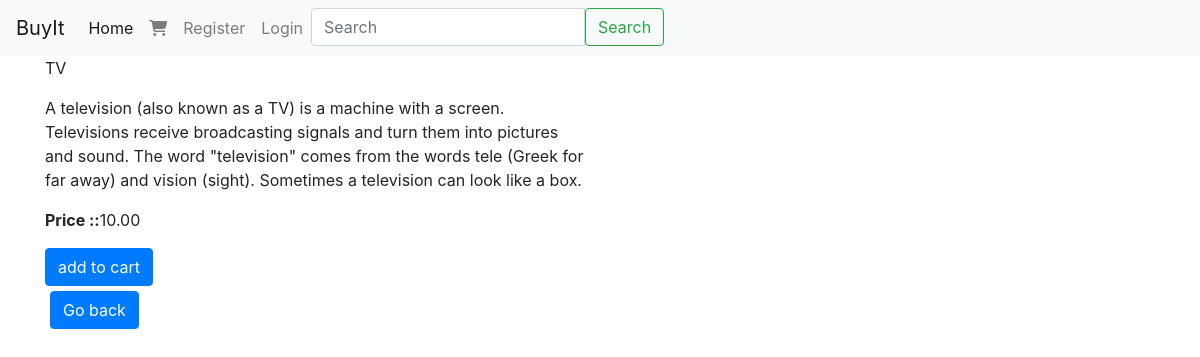
Screenshot of /product/products/Tv/ with the database file from the repository.
### products/models.py (models this page shows, shortened)
class Product(models.Model):
    title=models.CharField(max_length=250)
    description=models.TextField()
    price=models.DecimalField(decimal_places=2,max_digits=5)
    image=models.FileField(upload_to='products/',blank=True,null=True)
    slug=models.SlugField(unique=True)

### products/views.py (the view, shortened to what this page needs)
# urls.py: re_path(r'^products/(?P<slug>[\w-]+)/$',ProductSlugDetailView.as_view(), name='product_detail'),
class ProductSlugDetailView(generic.DetailView):
    model = Product
    def get_object(self,*args,**kwargs):
        request=self.request
        slug=self.kwargs.get('slug')
        try:
            instance=Product.objects.get(slug=slug)
        except Product.DoesNotExist:
            raise Http404('not found..........')
        except Product.MultipleObjectsReturned:
            qs=Product.objects.filter(slug=slug)
            instance=qs.first()
        return instance
    def get_context_data(self, **kwargs):
         context = super(ProductSlugDetailView, self).get_context_data(**kwargs)
         cart_obj,new_obj=Cart.objects.new_or_get(self.request)
         context['cart']=cart_obj
         return context

### cart/models.py (called while the page is built)
def pre_save_cart_reciever(sender,instance,*args,**kwargs):
    instance.total=instance.sub_total+10

    def new_or_get(self,request):
        cart_id = request.session.get('cart_id', None)
        qs = self.get_queryset().filter(id=cart_id)
        if qs.count() == 1:
            new_obj=False
            cart_obj = qs.first()
            if request.user.is_authenticated and cart_obj.user is None:
                cart_obj.user = request.user
                cart_obj.save()
        else:
            cart_obj = self.new(user=request.user)
            new_obj=True
            request.session['cart_id'] = cart_obj.id
        return cart_obj,new_obj

    def new(self,user=None):
        user_obj=None
        if user is not None:
            if user.is_authenticated:
                user_obj=user
        return  self.model.objects.create(user=user_obj)

### orders/models.py (called while the page is built)
def post_save_cart_total(sender,instance,created,*args,**kwargs):
    if not created:
        cart_obj=instance
        cart_total=cart_obj.total
        cart_id=cart_obj.id
        qs= Order.objects.filter(cart_id=cart_id)
        if qs.count()==1:
            order_obj=qs.first()
            order_obj.update_total()

### products/templates/products/product_detail.html (shortened to what this page needs)
{%extends 'base.html'%}
{%block content%}
<div class="row">
    <div class="col-12 col-md-6">
        <p>{{product.title}}</p>
    </div>
</div>
<div class="row">
    <div class="col-12 col-md-6">
        <p>{{object.description}}</p>
        <p> <strong>Price ::</strong>{{object.price}}</p>
    </div>
</div>
<div class="row">
    <div class="col-12 col-md-6">
        {%include 'products/update-cart.html' with product=object cart=cart%} <a href="{%url 'product_list'%}" class="btn btn-primary" style="margin:5px;">Go back</a>
    </div>
</div>
{%endblock%}

### rows the page displays
Product: title "TV", description "A television (also known as a TV) is a machine with a screen. Televisions receive broadcasting signals and turn them into pictures and sound. The word \"television\" comes from the words tele (Greek for far away) and vision (sight). Sometimes a television can look like a box.", price "10.00"
